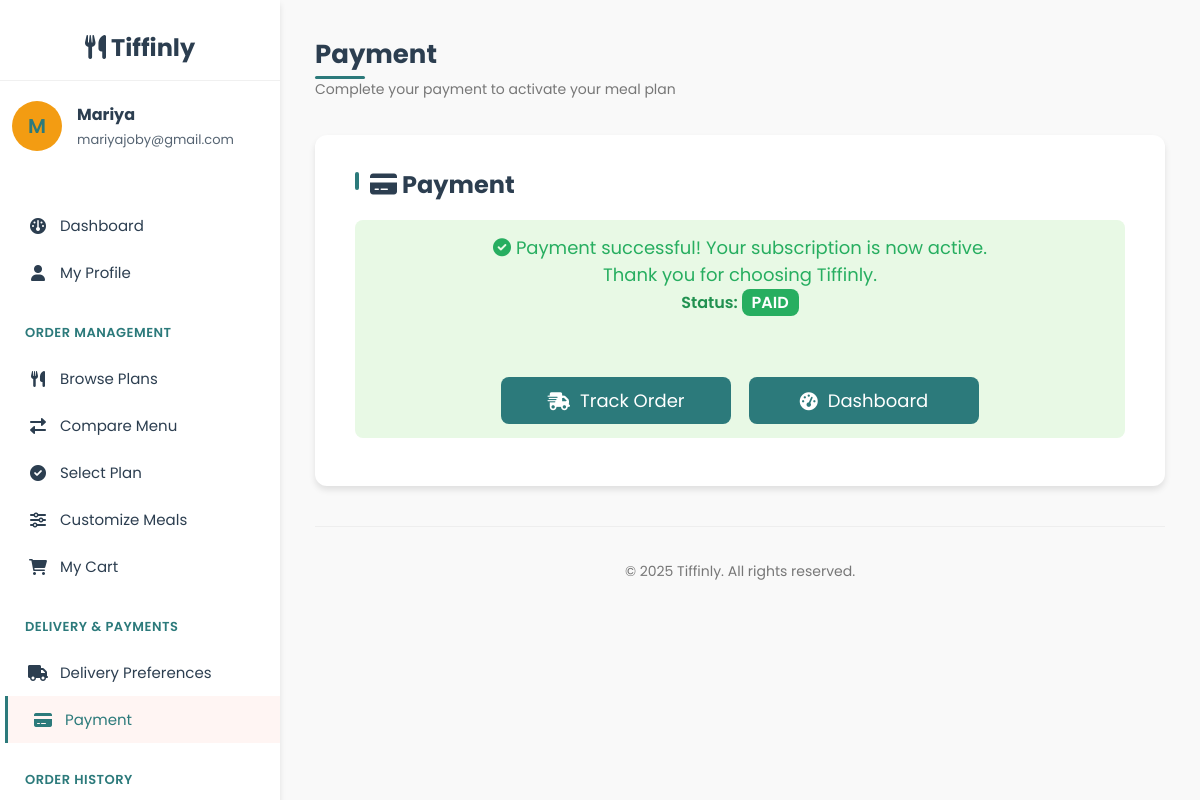
Page /user/payment.php (signed in) on the committed database.
### tables this page shows
CREATE TABLE `users` (
  `user_id` int(11) NOT NULL,
  `name` varchar(100) NOT NULL,
  `email` varchar(100) NOT NULL,
  `password` varchar(255) NOT NULL,
  `phone` varchar(15) DEFAULT NULL,
  `role` enum('user','admin','delivery') DEFAULT 'user',
  `created_at` timestamp NOT NULL DEFAULT current_timestamp(),
  `security_question` varchar(255) NOT NULL,
  `security_answer` varchar(255) NOT NULL
);

### user/payment.php (the view, shortened to what this page needs)
<?php
$subscription_cancelled = false;
$db = new mysqli('localhost', 'root', '', 'tiffinly');
$user_id = $_SESSION['user_id'];
$user_query = $db->prepare("SELECT name, email, phone FROM users WHERE user_id = ?");
$user_query->bind_param("i", $user_id);
$user_query->execute();
$user_result = $user_query->get_result();
$user = $user_result->fetch_assoc();
$plan_selection = isset($_SESSION['plan_selection']) ? $_SESSION['plan_selection'] : null;
if (!$subscription_cancelled) {
    if (empty($plan_selection) || empty($plan_selection['subscription_id'])) {
        $sql = "SELECT s.*, mp.plan_name, mp.plan_type, mp.base_price FROM subscriptions s JOIN meal_plans mp ON s.plan_id = mp.plan_id WHERE s.user_id = ? AND (s.status = 'pending' OR s.status = 'active') ORDER BY s.subscription_id DESC LIMIT 1";
        $stmt = $db->prepare($sql);
        $stmt->bind_param("i", $user_id);
        $stmt->execute();
        $result = $stmt->get_result();
        $subscription = $result->fetch_assoc();
        if ($subscription) {
            $plan_selection = [
                'plan_id' => $subscription['plan_id'],
                'plan_name' => $subscription['plan_name'],
                'plan_type' => $subscription['plan_type'],
                'option_type' => $subscription['dietary_preference'] ?? '',
                'schedule' => $subscription['schedule'] ?? '',
                'start_date' => $subscription['start_date'] ?? '',
                'end_date' => $subscription['end_date'] ?? '',
                'delivery_time' => $subscription['delivery_time'] ?? '',
                'final_price' => isset($subscription['total_price']) ? $subscription['total_price'] : (isset($subscription['base_price']) ? $subscription['base_price'] : 0),
                'subscription_id' => $subscription['subscription_id']
            ];
        }
    }
}
$subscription_id = $plan_selection['subscription_id'] ?? null;
$payment_status = 'pending';
if ($subscription_id) {
    $status_stmt = $db->prepare("SELECT payment_status FROM subscriptions WHERE subscription_id = ? AND user_id = ? LIMIT 1");
    $status_stmt->bind_param("ii", $subscription_id, $user_id);
    $status_stmt->execute();
    $status_result = $status_stmt->get_result();
    if ($row = $status_result->fetch_assoc()) {
        $payment_status = $row['payment_status'];
    } else {
        $subscription_id = null;
        unset($_SESSION['plan_selection']);
    }
}
?>
<!DOCTYPE html>
<html lang="en">
<head>
    <link rel="stylesheet" href="https://cdnjs.cloudflare.com/ajax/libs/font-awesome/6.0.0-beta3/css/all.min.css">
    <link rel="stylesheet" href="user_css/user_dashboard_style.css">
    <link rel="stylesheet" href="user_css/profile_style.css">
    <link rel="stylesheet" href="user_css/compare_plans_style.css">
</head>
<body>
    <div class="dashboard-container">
        <div class="sidebar">
    <div class="sidebar-header">
        <i class="fas fa-utensils"></i>&nbsp;Tiffinly
    </div>
    <div class="user-profile">
        <div class="user-avatar">
            <?php echo strtoupper(substr($user['name'], 0, 1)); ?>
        </div>
        <div class="user-info">
            <h4><?php echo htmlspecialchars($user['name']); ?></h4>
            <p><?php echo htmlspecialchars($user['email']); ?></p>
        </div>
    </div>
    <div class="sidebar-menu">
                <a href="user_dashboard.php" class="menu-item">
                    <i class="fas fa-dashboard"></i> Dashboard
                </a>
                <a href="profile.php" class="menu-item">
                    <i class="fas fa-user"></i> My Profile
                </a>
                <div class="menu-category">Order Management</div>
                <a href="browse_plans.php" class="menu-item">
                    <i class="fas fa-utensils"></i> Browse Plans
                </a>
                <a href="compare_plans.php" class="menu-item">
                    <i class="fas fa-exchange-alt"></i> Compare Menu
                </a>
                <a href="select_plan.php" class="menu-item">
                    <i class="fas fa-check-circle"></i> Select Plan
                </a>
                <a href="customize_meals.php" class="menu-item">
                    <i class="fas fa-sliders-h"></i> Customize Meals
                </a>
                <a href="cart.php" class="menu-item">
                    <i class="fas fa-shopping-cart"></i> My Cart
                </a>
                <div class="menu-category">Delivery & Payments</div>
                <a href="delivery_preferences.php" class="menu-item">
                    <i class="fas fa-truck"></i> Delivery Preferences
                </a>
                <a href="payment.php" class="menu-item active">
                    <i class="fas fa-credit-card"></i> Payment
                </a>
                <div class="menu-category">Order History</div>
            </div>
</div>
        <div class="main-content">
            <div class="header">
                <div class="welcome-message">
                    <h1>Payment</h1>
                    <p class="subtitle">Complete your payment to activate your meal plan</p>
                </div>
            </div>
            <div class="payment-container">
                <h2 class="section-title"><i class="fas fa-credit-card"></i> Payment</h2>
                <?php if ($subscription_cancelled): ?>
                    <div class="cancellation-message">
                        <i class="fas fa-info-circle"></i> Your subscription has been successfully cancelled.
                    </div>
                    <div style="text-align: center; margin-bottom: 20px;">
                        <a href="subscription_history.php" class="back-btn" style="display:inline-flex;align-items:center;gap:10px;min-width:190px;justify-content:center;font-size:18px;">
                            <i class="fas fa-history"></i> View Payment History
                        </a>
                    </div>
                    <div class="error-message">
                        <i class="fas fa-exclamation-triangle"></i> No active subscription found. Please <a href="browse_plans.php" style="color:#1d5f60;text-decoration:underline;">select a meal plan</a> first.
                    </div>
                <?php elseif ($subscription_id && ($payment_status === 'paid' || isset($_GET['paid']))): ?>
                    <div class="success-message">
                        <i class="fas fa-check-circle"></i> Payment successful! Your subscription is now active.<br>Thank you for choosing Tiffinly.<br>
                        <span style="font-size:16px;color:#219150;font-weight:600;">Status: <span style="color:#fff;background:#27ae60;padding:2px 10px;border-radius:8px;">PAID</span></span>
                        <div style="display: flex; gap: 18px; margin-top: 32px; justify-content: center; flex-wrap: wrap;">
                            <a href="track_order.php" class="back-btn" style="display:inline-flex;align-items:center;gap:10px;min-width:190px;justify-content:center;font-size:18px;">
                                <i class="fas fa-shipping-fast"></i> Track Order
                            </a>
                            <a href="user_dashboard.php" class="back-btn" style="display:inline-flex;align-items:center;gap:10px;min-width:190px;justify-content:center;font-size:18px;">
                                <i class="fas fa-tachometer-alt"></i> Dashboard
                            </a>
                        </div>
                    </div>
                <?php else: ?>
                    <div class="error-message">
                        <i class="fas fa-exclamation-triangle"></i> No active subscription found. Please <a href="browse_plans.php" style="color:#1d5f60;text-decoration:underline;">select a meal plan</a> first.
                    </div>
                <?php endif; ?>
            </div>
            <footer style="text-align:center;padding:20px;margin-top:40px;color:#777;font-size:14px;border-top:1px solid #eee;animation:fadeIn 0.8s ease-out;">
                <p>&copy; 2025 Tiffinly. All rights reserved.</p>
            </footer>
        </div>
    </div>
</body>
</html>

### user/user_css/user_dashboard_style.css (style rules this page uses)
:root { --primary-color: #2C7A7B; --secondary-color: #F39C12; --accent-color: #F1C40F; --dark-color: #2C3E50; --light-color: #F9F9F9; --success-color: #27AE60; --rating-color: #FF9529; --shadow-sm: 0 1px 3px rgba(0,0,0,0.12); --shadow-md: 0 4px 6px rgba(0,0,0,0.1); --shadow-lg: 0 10px 25px rgba(0,0,0,0.1); --transition-fast: all 0.2s ease; --transition-medium: all 0.3s ease; --transition-slow: all 0.5s ease; }
body { font-family: 'Poppins', sans-serif; margin: 0; padding: 0; background-color: var(--light-color); color: var(--dark-color); overflow-x: hidden; }
.dashboard-container { display: grid; grid-template-columns: 280px 1fr; min-height: 100vh; height: 100vh; overflow: hidden; }
.sidebar { background-color: white; box-shadow: var(--shadow-md); padding: 30px 0; position: sticky; top: 0; z-index: 10; animation: slideInLeft 0.6s ease-out; height: 100vh; overflow-y: auto; }
.main-content { padding: 35px; background-color: var(--light-color); animation: fadeIn 0.8s ease-out; height: 100vh; overflow-y: auto; }
.sidebar-header { font-family: 'Poppins', sans-serif; font-weight: 700; font-size: 24px; padding: 0 25px 15px; border-bottom: 1px solid #f0f0f0; text-align: center; animation: fadeIn 0.8s ease-out; }
.user-profile { display: flex; align-items: center; padding: 0 12px 20px; border-bottom: 1px solid rgba(255,255,255,0.1); margin-top:20px; margin-bottom: 5px; }
.user-avatar { width: 50px; height: 50px; border-radius: 50%; background-color: #F39C12; display: flex; align-items: center; justify-content: center; margin-right: 15px; font-size: 20px; font-weight: 600; color: var(--primary-color); }
.user-info h4 { margin: 0; font-size: 16px; }
.user-info p { margin: 3px 0 0; font-size: 13px; opacity: 0.8; }
.sidebar-menu { padding: 25px 0; }
.menu-category { color: var(--primary-color); font-size: 13px; font-weight: 600; text-transform: uppercase; letter-spacing: 0.5px; padding: 12px 25px; margin-top: 15px; animation: fadeIn 0.6s ease-out; }
.menu-item { padding: 12px 25px; display: flex; align-items: center; color: var(--dark-color); text-decoration: none; transition: var(--transition-medium); font-size: 15px; border-left: 3px solid transparent; position: relative; overflow: hidden; }
.menu-item:before { content: ''; position: absolute; top: 0; left: -100%; width: 100%; height: 100%; background: linear-gradient(90deg, transparent, rgba(44, 122, 123, 0.1), transparent); transition: var(--transition-medium); }
.menu-item:hover, .menu-item.active { background-color: #FFF5F3; color: var(--primary-color); border-left: 3px solid var(--primary-color); transform: translateX(5px); }
.menu-item i { margin-right: 12px; font-size: 16px; width: 20px; text-align: center; transition: var(--transition-fast); }
.header { display: flex; justify-content: space-between; align-items: center; margin-bottom: 35px; animation: slideInRight 0.6s ease-out; }
.welcome-message h1 { font-size: 26px; margin: 0; color: var(--dark-color); position: relative; display: inline-block; }
.welcome-message h1:after { content: ''; position: absolute; bottom: -5px; left: 0; width: 50px; height: 3px; background-color: var(--primary-color); border-radius: 3px; transition: var(--transition-medium); }
.welcome-message p { margin: 5px 0 0; color: #777; font-size: 14px; transition: var(--transition-medium); }
.section-title { font-size: 20px; color: var(--dark-color); margin: 0; position: relative; padding-left: 15px; }
.section-title:before { content: ''; position: absolute; left: 0; top: 5px; height: 18px; width: 4px; background-color: var(--primary-color); border-radius: 2px; transition: var(--transition-medium); }
.main-content { padding: 30px; }

### user/user_css/compare_plans_style.css (style rules this page uses)
.section-title { font-size: 32px; font-weight: 700; color: var(--dark-color); margin-top: 0; margin-bottom: 10px; }
.back-btn { display: inline-block; margin-top: 30px; padding: 10px 20px; background-color: var(--primary-color); color: white; text-decoration: none; border-radius: 8px; transition: var(--transition-medium); }

### user/payment.php (style rules this page uses)
.payment-container { max-width: 900px; margin: 30px auto; background: #fff; border-radius: 12px; box-shadow: var(--shadow-md); padding: 32px 40px 32px 40px; }
.section-title { font-size: 24px; color: var(--dark-color); margin-bottom: 18px; }
.success-message { background: #e8f9e5; color: #27ae60; padding: 14px 18px; border-radius: 8px; font-size: 18px; margin-bottom: 16px; text-align: center; }

### rows in the picture
users: name "M", name "Mariya", email "mariyajoby@gmail.com"
